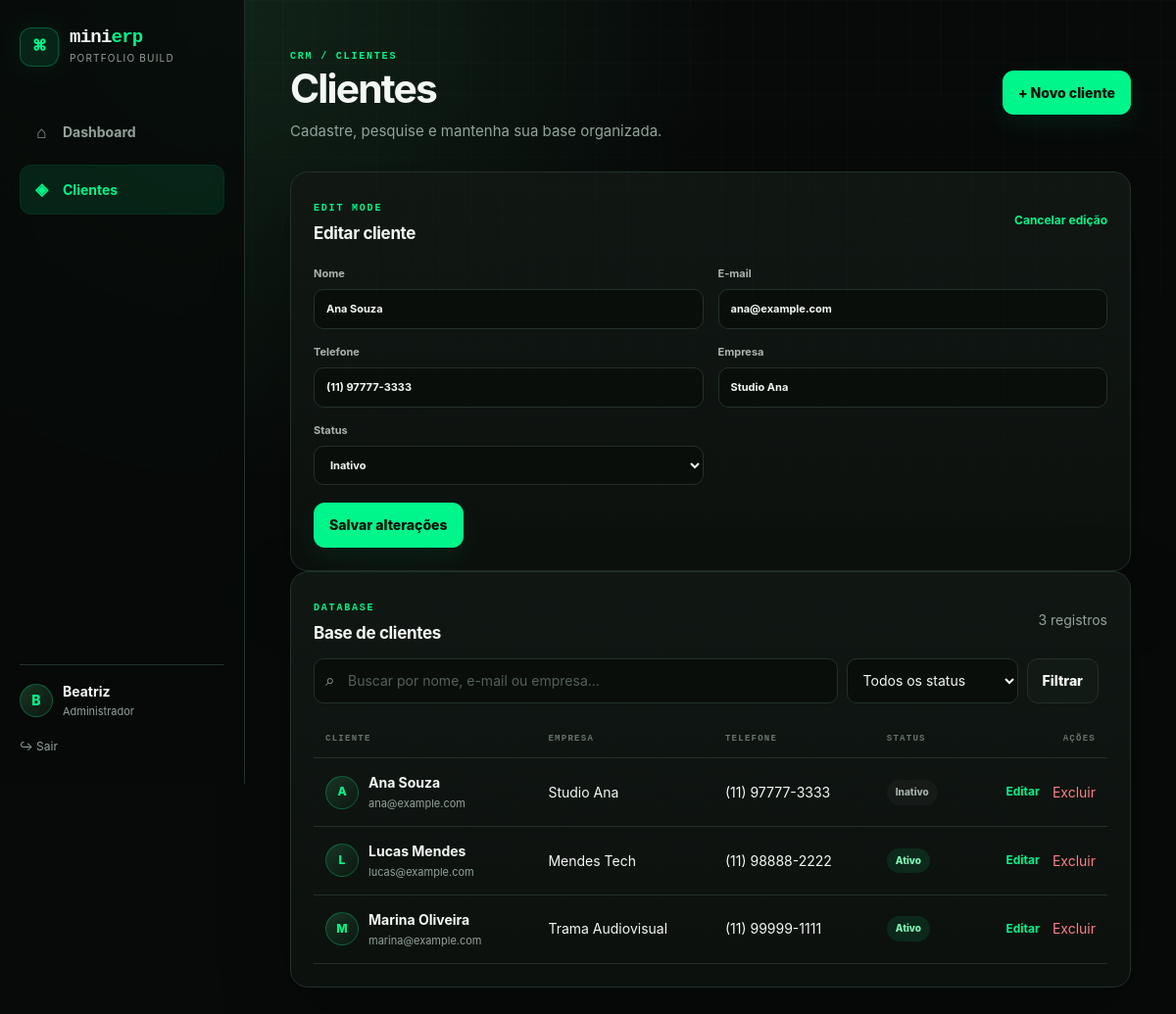
The app's page /clients.php?edit=3 (signed in) with its own data.
### tables this page shows
CREATE TABLE IF NOT EXISTS clients (
    id INT UNSIGNED AUTO_INCREMENT PRIMARY KEY,
    name VARCHAR(150) NOT NULL,
    email VARCHAR(150) NOT NULL,
    phone VARCHAR(30) NULL,
    company VARCHAR(150) NULL,
    status ENUM('active', 'inactive') NOT NULL DEFAULT 'active',
    created_at TIMESTAMP DEFAULT CURRENT_TIMESTAMP,
    updated_at TIMESTAMP DEFAULT CURRENT_TIMESTAMP ON UPDATE CURRENT_TIMESTAMP,
    INDEX idx_clients_status (status),
    INDEX idx_clients_name (name)
);

### src/bootstrap.php (called while the page is built, shortened)
<?php
function e(?string $value): string
{
    return htmlspecialchars($value ?? '', ENT_QUOTES, 'UTF-8');
}

### public/clients.php (the view, shortened to what this page needs)
<?php
require dirname(__DIR__) . '/src/bootstrap.php';
$pdo = db();
$edit = null;
if (isset($_GET['edit'])) {
    $stmt = $pdo->prepare('SELECT * FROM clients WHERE id = ?');
    $stmt->execute([(int) $_GET['edit']]);
    $edit = $stmt->fetch() ?: null;
}
$search = trim($_GET['q'] ?? '');
$page = max(1, (int) ($_GET['page'] ?? 1));
$perPage = 8;
$where = [];
$params = [];
$whereSql = $where ? ' WHERE ' . implode(' AND ', $where) : '';
$countStmt = $pdo->prepare("SELECT COUNT(*) FROM clients{$whereSql}");
$countStmt->execute($params);
$totalFiltered = (int) $countStmt->fetchColumn();
$totalPages = max(1, (int) ceil($totalFiltered / $perPage));
$page = min($page, $totalPages);
$offset = ($page - 1) * $perPage;
$listStmt = $pdo->prepare("SELECT * FROM clients{$whereSql} ORDER BY id DESC LIMIT :limit OFFSET :offset");
$listStmt->bindValue(':limit', $perPage, PDO::PARAM_INT);
$listStmt->bindValue(':offset', $offset, PDO::PARAM_INT);
$listStmt->execute();
$clients = $listStmt->fetchAll();
?>
<!doctype html>
<html lang="pt-BR">
<head>
    <title>Mini ERP • Clientes</title><link rel="stylesheet" href="/assets/style.css">
</head>
<body>
<div class="app-shell">
    <aside class="sidebar">
        <div>
            <a class="brand" href="/index.php"><span class="brand-mark">⌘</span><span><strong>mini<span>erp</span></strong><small>portfolio build</small></span></a>
            <nav class="side-nav" aria-label="Navegação principal"><a href="/index.php"><span>⌂</span> Dashboard</a><a class="active" href="/clients.php"><span>◈</span> Clientes</a></nav>
        </div>
        <div class="sidebar-footer"><div class="profile-mini"><div class="avatar"><?= e(strtoupper(substr($_SESSION['user']['name'] ?? 'B', 0, 1))) ?></div><div><strong><?= e($_SESSION['user']['name'] ?? 'Usuário') ?></strong><small>Administrador</small></div></div><a class="logout-link" href="/logout.php">↪ Sair</a></div>
    </aside>
    <main class="main-content">
        <header class="topbar compact-topbar">
            <div><span class="eyebrow">CRM / CLIENTES</span><h1>Clientes</h1><p>Cadastre, pesquise e mantenha sua base organizada.</p></div>
            <a class="button" href="#novo-cliente">+ Novo cliente</a>
        </header>
        <section id="novo-cliente" class="panel form-panel">
            <div class="panel-head"><div><span class="eyebrow"><?= $edit ? 'EDIT MODE' : 'QUICK CREATE' ?></span><h2><?= $edit ? 'Editar cliente' : 'Novo cliente' ?></h2></div><?php if ($edit): ?><a class="text-link" href="/clients.php">Cancelar edição</a><?php endif; ?></div>
            <form class="grid-form" method="post">
                <label>Nome<input name="name" required placeholder="Ex.: Marina Oliveira" value="<?= e($edit['name'] ?? '') ?>"></label>
                <label>E-mail<input name="email" type="email" required placeholder="marina@empresa.com" value="<?= e($edit['email'] ?? '') ?>"></label>
                <label>Telefone<input name="phone" placeholder="(11) 99999-9999" value="<?= e($edit['phone'] ?? '') ?>"></label>
                <label>Empresa<input name="company" placeholder="Nome da empresa" value="<?= e($edit['company'] ?? '') ?>"></label>
                <label>Status<select name="status"><option value="inactive" <?= (($edit['status'] ?? '') === 'inactive') ? 'selected' : '' ?>>Inativo</option></select></label>
                <div class="form-actions"><button class="button" type="submit"><?= $edit ? 'Salvar alterações' : 'Cadastrar cliente' ?></button></div>
            </form>
        </section>
        <section class="panel">
            <div class="panel-head table-title"><div><span class="eyebrow">DATABASE</span><h2>Base de clientes</h2></div><span class="muted"><?= $totalFiltered ?> registro<?= $totalFiltered === 1 ? '' : 's' ?></span></div>
            <form class="filters" method="get">
                <div class="search-box"><span>⌕</span><input name="q" value="<?= e($search) ?>" placeholder="Buscar por nome, e-mail ou empresa..."></div>
                <select name="status"><option value="">Todos os status</option></select>
                <button class="button ghost-dark" type="submit">Filtrar</button>
            </form>
            <div class="table-wrap">
                <table>
                    <thead><tr><th>Cliente</th><th>Empresa</th><th>Telefone</th><th>Status</th><th class="align-right">Ações</th></tr></thead>
                    <tbody>
                    <?php if (!$clients): ?><tr><td colspan="5" class="empty"><strong>Nenhum cliente encontrado.</strong><span>Tente outro termo de busca ou cadastre um novo cliente.</span></td></tr><?php else: ?>
                        <?php foreach ($clients as $client): ?>
                        <tr>
                            <td><div class="client-cell"><span class="client-avatar"><?= e(strtoupper(substr($client['name'], 0, 1))) ?></span><div><strong><?= e($client['name']) ?></strong><small><?= e($client['email']) ?></small></div></div></td>
                            <td><?= e($client['company'] ?: '—') ?></td><td><?= e($client['phone'] ?: '—') ?></td>
                            <td><span class="badge <?= e($client['status']) ?>"><?= $client['status'] === 'active' ? 'Ativo' : 'Inativo' ?></span></td>
                            <td><div class="actions"><a href="?edit=<?= (int) $client['id'] ?>#novo-cliente">Editar</a><form method="post" onsubmit="return confirm('Remover este cliente?')"><button type="submit">Excluir</button></form></div></td>
                        </tr>
                        <?php endforeach; ?>
                    <?php endif; ?>
                    </tbody>
                </table>
            </div>
        </section>
    </main>
</div>
</body>
</html>

### records on screen
clients: name "Ana Souza", email "ana@example.com", phone "(11) 97777-3333", company "Studio Ana", status "Inativo", name "A"
clients: name "L", name "Lucas Mendes", email "lucas@example.com", company "Mendes Tech", phone "(11) 98888-2222", status "Ativo"
clients: name "M", name "Marina Oliveira", email "marina@example.com", company "Trama Audiovisual", phone "(11) 99999-1111", status "Ativo"

### other values on screen
substr($_SESSION['user']['name'] ?? 'B', 0, 1) "B"
$_SESSION['user']['name'] "Beatriz"
$totalFiltered "3"
